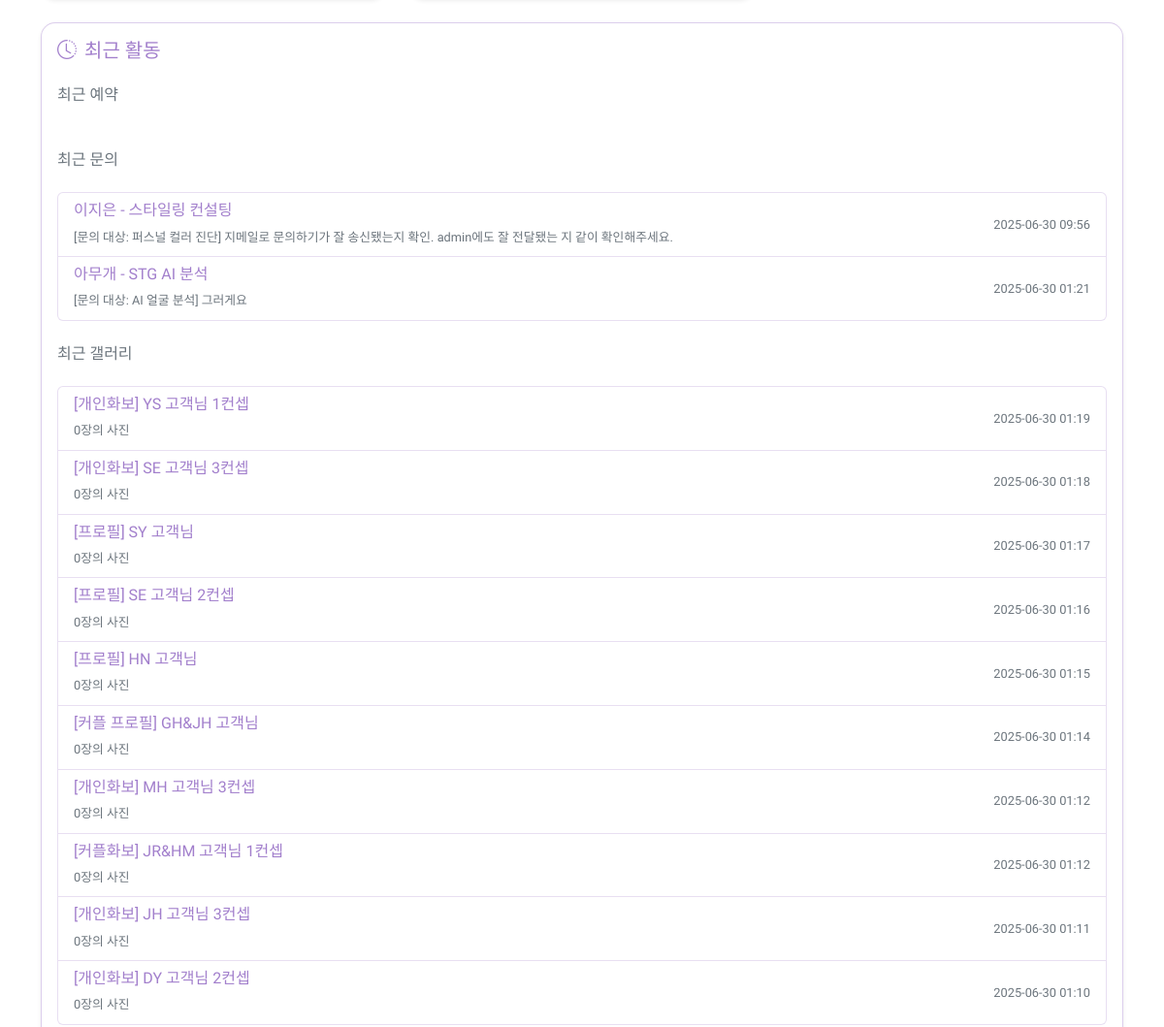
The app's page /admin/dashboard (signed in, middle part), older data.
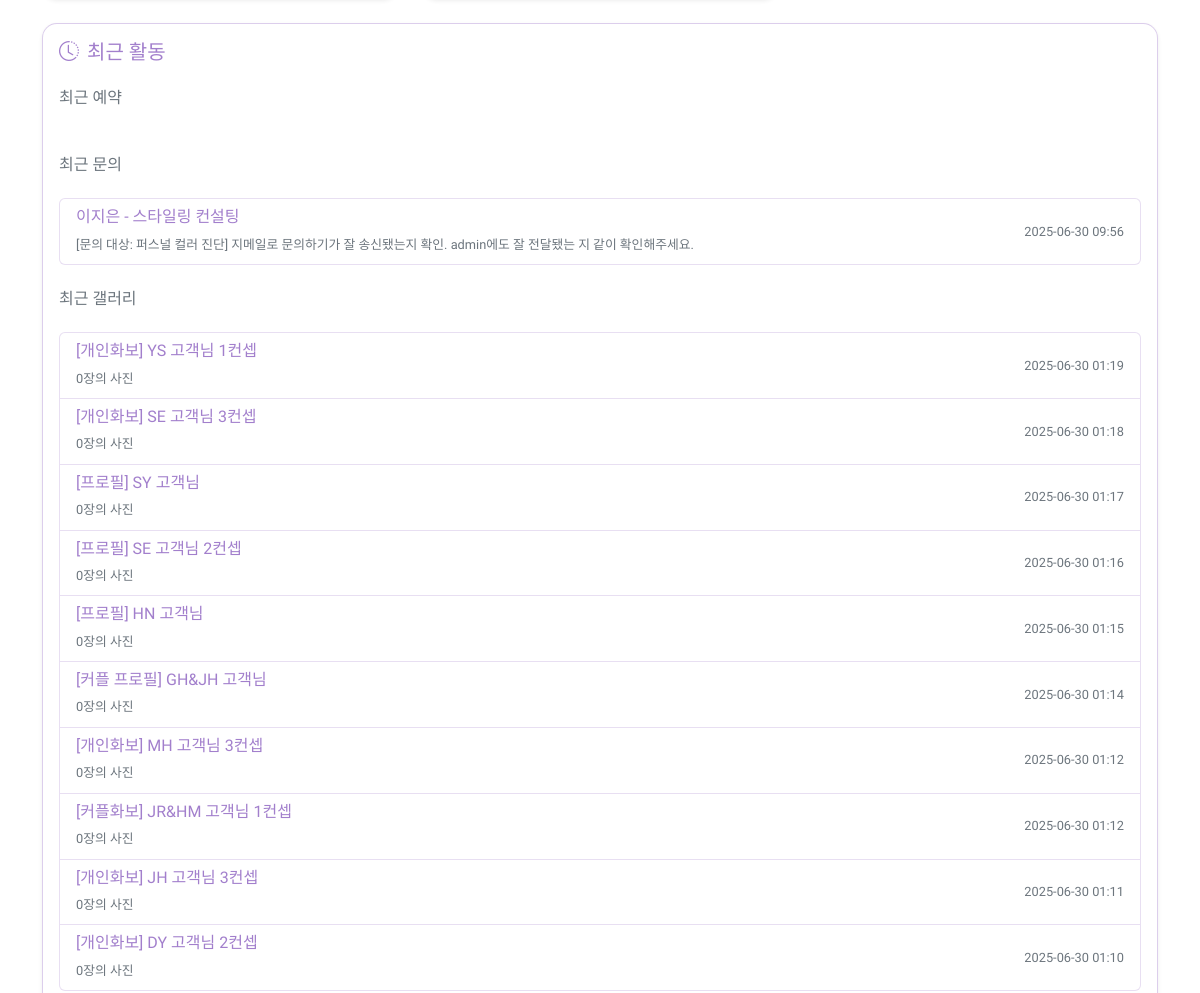
The same page, newer data.
### models.py (models this page shows)
class Inquiry(db.Model):
    id = db.Column(db.Integer, primary_key=True)
    name = db.Column(db.String(100), nullable=False)
    phone = db.Column(db.String(20), nullable=False)
    email = db.Column(db.String(120), nullable=False)
    service_id = db.Column(db.Integer, db.ForeignKey('service.id'), nullable=False)
    message = db.Column(db.Text, nullable=False)
    created_at = db.Column(db.DateTime, default=datetime.utcnow)
    status = db.Column(db.String(20), default='대기')  # 대기, 처리중, 완료
    service = db.relationship('Service', backref='inquiries')

class Service(db.Model):
    id = db.Column(db.Integer, primary_key=True)
    name = db.Column(db.String(100), nullable=False)
    description = db.Column(db.Text, nullable=False)
    category = db.Column(db.String(50))
    details = db.Column(db.Text)  # JSON 형식으로 저장
    packages = db.Column(db.Text)  # JSON 형식으로 저장

class GalleryGroup(db.Model):
    id = db.Column(db.Integer, primary_key=True)
    title = db.Column(db.String(100), nullable=False)
    created_at = db.Column(db.DateTime, default=datetime.utcnow)
    updated_at = db.Column(db.DateTime, default=datetime.utcnow, onupdate=datetime.utcnow)
    images = db.relationship('Gallery', backref='group', cascade='all, delete-orphan')

### routes/admin.py (the view, shortened to what this page needs)
@admin.route('/dashboard')
@login_required
def dashboard():
    try:
        kst = pytz.timezone('Asia/Seoul')
        result = db.session.execute(text("""
            SELECT b.id, b.name, b.email, b.message, b.status, b.created_at, s.name as service_name
            FROM booking b
            LEFT JOIN service s ON b.service_id = s.id
            ORDER BY b.created_at DESC
            LIMIT 100
        """))
        recent_bookings = []
        result = db.session.execute(text("""
            SELECT i.id, i.name, i.email, i.phone, i.message, i.status, i.created_at, s.name as service_name
            FROM inquiry i
            LEFT JOIN service s ON i.service_id = s.id
            ORDER BY i.created_at DESC
            LIMIT 100
        """))
        recent_inquiries = []
        for row in result:
            inquiry_data = {
                'id': row[0],
                'name': row[1],
                'email': row[2],
                'phone': row[3],
                'message': row[4],
                'status': row[5],
                'created_at': row[6],
                'service': DictAsModel({'name': row[7]}) if row[7] else None
            }
            if inquiry_data['created_at']:
                try:
                    if isinstance(inquiry_data['created_at'], datetime):
                        inquiry_data['created_at'] = pytz.utc.localize(inquiry_data['created_at']).astimezone(kst)
                    else:
                        try:
                            dt = datetime.strptime(inquiry_data['created_at'], '%Y-%m-%d %H:%M:%S.%f')
                        except ValueError:
                            try:
                                dt = datetime.strptime(inquiry_data['created_at'], '%Y-%m-%d %H:%M:%S')
                            except ValueError:
                                dt = datetime.now()  # 기본값
                        inquiry_data['created_at'] = pytz.utc.localize(dt).astimezone(kst)
                except Exception as date_error:
                    print(f"Date conversion error: {str(date_error)}")
                    inquiry_data['created_at'] = datetime.now()
            inquiry = DictAsModel(inquiry_data)
            recent_inquiries.append(inquiry)
        result = db.session.execute(text("""
            SELECT id, title, created_at
            FROM gallery_group
            ORDER BY created_at DESC
            LIMIT 100
        """))
        recent_galleries = []
        for row in result:
            gallery_data = {
                'id': row[0],
                'title': row[1],
                'created_at': row[2]
            }
            if gallery_data['created_at']:
                try:
                    if isinstance(gallery_data['created_at'], datetime):
                        gallery_data['created_at'] = pytz.utc.localize(gallery_data['created_at']).astimezone(kst)
                    else:
                        try:
                            dt = datetime.strptime(gallery_data['created_at'], '%Y-%m-%d %H:%M:%S.%f')
                        except ValueError:
                            try:
                                dt = datetime.strptime(gallery_data['created_at'], '%Y-%m-%d %H:%M:%S')
                            except ValueError:
                                dt = datetime.now()  # 기본값
                        gallery_data['created_at'] = pytz.utc.localize(dt).astimezone(kst)
                except Exception as date_error:
                    print(f"Date conversion error: {str(date_error)}")
                    gallery_data['created_at'] = datetime.now()
            gallery = DictAsModel(gallery_data)
            recent_galleries.append(gallery)
        result = db.session.execute(text("SELECT COUNT(*) FROM booking"))
        total_bookings = result.scalar()
        result = db.session.execute(text("SELECT COUNT(*) FROM inquiry"))
        total_inquiries = result.scalar()
        result = db.session.execute(text("SELECT COUNT(*) FROM gallery_group"))
        total_galleries = result.scalar()
        print(f"Bookings: {len(recent_bookings)}")
        print(f"Inquiries: {len(recent_inquiries)}")
        print(f"Galleries: {len(recent_galleries)}")
        return render_template('admin/dashboard.html',
                             recent_bookings=recent_bookings,
                             recent_inquiries=recent_inquiries,
                             recent_galleries=recent_galleries,
                             total_bookings=total_bookings,
                             total_inquiries=total_inquiries,
                             total_galleries=total_galleries)
    except Exception as e:
        print(f"Error in dashboard route: {str(e)}")
        flash('데이터를 불러오는 중 오류가 발생했습니다.', 'error')
        return render_template('admin/dashboard.html',
                             recent_bookings=[],
                             recent_inquiries=[],
                             recent_galleries=[],
                             total_bookings=0,
                             total_inquiries=0,
                             total_galleries=0)

### templates/admin/dashboard.html (shortened to what this page needs)
{% extends "base.html" %}
{% block content %}
<div class="container mt-5">
    <div class="row mt-4">
        <div class="col-12">
            <div class="card shadow-sm">
                <div class="card-body">
                    <h5 class="card-title mb-4">
                        <i class="bi bi-clock-history me-2"></i>최근 활동
                    </h5>
                    <div class="d-flex justify-content-between align-items-center mb-3">
                        <h6 class="text-muted">최근 예약</h6>
                    </div>
                    <div class="d-flex justify-content-between align-items-center mb-3">
                        <h6 class="text-muted">최근 문의</h6>
                    </div>
                    <div class="list-group mb-4">
                        {% for inquiry in recent_inquiries %}
                        <div class="list-group-item list-group-item-action">
                            <div class="d-flex w-100 justify-content-between align-items-center">
                                <div>
                                    <h6 class="mb-1">{{ inquiry.name }} - {{ inquiry.service.name }}</h6>
                                    <small class="text-muted">{{ inquiry.message }}</small>
                                </div>
                                <small class="text-muted">{{ inquiry.created_at.strftime('%Y-%m-%d %H:%M') }}</small>
                            </div>
                        </div>
                        {% endfor %}
                    </div>
                    <div class="d-flex justify-content-between align-items-center mb-3">
                        <h6 class="text-muted">최근 갤러리</h6>
                    </div>
                    <div class="list-group">
                        {% for group in recent_galleries %}
                        <div class="list-group-item list-group-item-action">
                            <div class="d-flex w-100 justify-content-between align-items-center">
                                <div>
                                    <h6 class="mb-1">{{ group.title }}</h6>
                                    <small class="text-muted">{{ group.images|length }}장의 사진</small>
                                </div>
                                <small class="text-muted">{{ group.created_at.strftime('%Y-%m-%d %H:%M') }}</small>
                            </div>
                        </div>
                        {% endfor %}
                    </div>
                </div>
            </div>
        </div>
    </div>
</div>
<link rel="stylesheet" href="https://cdn.jsdelivr.net/npm/bootstrap-icons@1.11.0/font/bootstrap-icons.css">
{% endblock %}

Row changes from the older to the newer data that the page shows:
removed Inquiry: name "아무개", service.name "STG AI 분석", message "[문의 대상: AI 얼굴 분석] 그러게요", created_at "2025-06-30 01:21"
